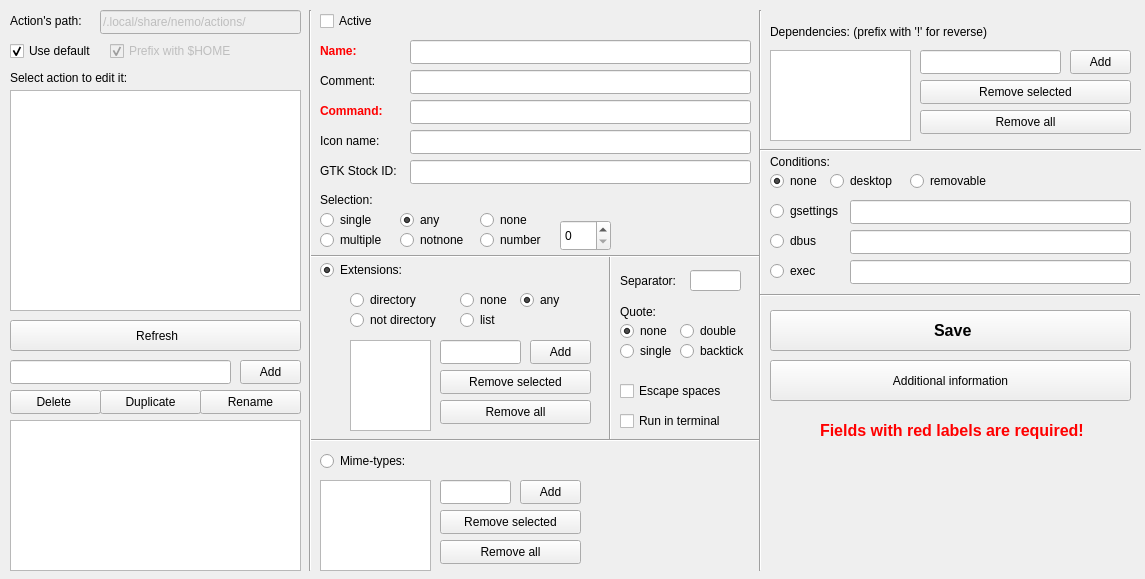
<?xml version="1.0" encoding="UTF-8"?>
<ui version="4.0">
 <class>MainWindow</class>
 <widget class="QMainWindow" name="MainWindow">
  <property name="geometry">
   <rect>
    <x>0</x>
    <y>0</y>
    <width>1145</width>
    <height>579</height>
   </rect>
  </property>
  <property name="sizePolicy">
   <sizepolicy hsizetype="Fixed" vsizetype="Fixed">
    <horstretch>0</horstretch>
    <verstretch>0</verstretch>
   </sizepolicy>
  </property>
  <property name="minimumSize">
   <size>
    <width>1145</width>
    <height>579</height>
   </size>
  </property>
  <property name="maximumSize">
   <size>
    <width>1145</width>
    <height>579</height>
   </size>
  </property>
  <property name="windowTitle">
   <string notr="true">Nemo Action Editor</string>
  </property>
  <property name="windowIcon">
   <iconset resource="resources.qrc">
    <normaloff>:/images/nemo-settings.png</normaloff>:/images/nemo-settings.png</iconset>
  </property>
  <property name="toolTip">
   <string>Help tooltip</string>
  </property>
  <property name="toolTipDuration">
   <number>10</number>
  </property>
  <widget class="QWidget" name="centralwidget">
   <widget class="QPushButton" name="pushButton">
    <property name="geometry">
     <rect>
      <x>10</x>
      <y>320</y>
      <width>291</width>
      <height>31</height>
     </rect>
    </property>
    <property name="text">
     <string> Refresh</string>
    </property>
    <property name="icon">
     <iconset resource="resources.qrc">
      <normaloff>:/images/refresh.png</normaloff>:/images/refresh.png</iconset>
    </property>
    <property name="iconSize">
     <size>
      <width>22</width>
      <height>22</height>
     </size>
    </property>
   </widget>
   <widget class="QListWidget" name="action_list">
    <property name="geometry">
     <rect>
      <x>10</x>
      <y>90</y>
      <width>291</width>
      <height>221</height>
     </rect>
    </property>
   </widget>
   <widget class="QLabel" name="label">
    <property name="geometry">
     <rect>
      <x>10</x>
      <y>70</y>
      <width>161</width>
      <height>16</height>
     </rect>
    </property>
    <property name="text">
     <string>Select action to edit it:</string>
    </property>
   </widget>
   <widget class="QCheckBox" name="check_active">
    <property name="geometry">
     <rect>
      <x>320</x>
      <y>10</y>
      <width>83</width>
      <height>22</height>
     </rect>
    </property>
    <property name="text">
     <string>Active</string>
    </property>
   </widget>
   <widget class="QLineEdit" name="input_create_name">
    <property name="geometry">
     <rect>
      <x>10</x>
      <y>360</y>
      <width>221</width>
      <height>24</height>
     </rect>
    </property>
   </widget>
   <widget class="QPushButton" name="button_add">
    <property name="geometry">
     <rect>
      <x>240</x>
      <y>360</y>
      <width>61</width>
      <height>24</height>
     </rect>
    </property>
    <property name="text">
     <string>Add</string>
    </property>
    <property name="icon">
     <iconset>
      <normaloff>plus.png</normaloff>plus.png</iconset>
    </property>
   </widget>
   <widget class="QPushButton" name="button_delete_selected_action">
    <property name="geometry">
     <rect>
      <x>10</x>
      <y>390</y>
      <width>91</width>
      <height>24</height>
     </rect>
    </property>
    <property name="text">
     <string>Delete </string>
    </property>
    <property name="icon">
     <iconset resource="resources.qrc">
      <normaloff>:/images/delete.png</normaloff>:/images/delete.png</iconset>
    </property>
   </widget>
   <widget class="QPushButton" name="button_duplicate_selected_action">
    <property name="geometry">
     <rect>
      <x>100</x>
      <y>390</y>
      <width>101</width>
      <height>24</height>
     </rect>
    </property>
    <property name="text">
     <string>Duplicate</string>
    </property>
    <property name="icon">
     <iconset resource="resources.qrc">
      <normaloff>:/images/copy.png</normaloff>:/images/copy.png</iconset>
    </property>
   </widget>
   <widget class="QLineEdit" name="input_name">
    <property name="geometry">
     <rect>
      <x>410</x>
      <y>40</y>
      <width>341</width>
      <height>24</height>
     </rect>
    </property>
   </widget>
   <widget class="QLineEdit" name="input_comment">
    <property name="geometry">
     <rect>
      <x>410</x>
      <y>70</y>
      <width>341</width>
      <height>24</height>
     </rect>
    </property>
   </widget>
   <widget class="QLineEdit" name="input_command">
    <property name="geometry">
     <rect>
      <x>410</x>
      <y>100</y>
      <width>341</width>
      <height>24</height>
     </rect>
    </property>
   </widget>
   <widget class="QLineEdit" name="input_icon_name">
    <property name="geometry">
     <rect>
      <x>410</x>
      <y>130</y>
      <width>341</width>
      <height>24</height>
     </rect>
    </property>
   </widget>
   <widget class="QRadioButton" name="radio_selection_single">
    <property name="geometry">
     <rect>
      <x>320</x>
      <y>210</y>
      <width>61</width>
      <height>20</height>
     </rect>
    </property>
    <property name="font">
     <font>
      <weight>50</weight>
      <bold>false</bold>
      <strikeout>false</strikeout>
     </font>
    </property>
    <property name="text">
     <string>single</string>
    </property>
    <attribute name="buttonGroup">
     <string notr="true">buttonGroup</string>
    </attribute>
   </widget>
   <widget class="QRadioButton" name="radio_selection_multiple">
    <property name="geometry">
     <rect>
      <x>320</x>
      <y>230</y>
      <width>71</width>
      <height>20</height>
     </rect>
    </property>
    <property name="font">
     <font>
      <weight>50</weight>
      <italic>false</italic>
      <bold>false</bold>
     </font>
    </property>
    <property name="text">
     <string>multiple</string>
    </property>
    <attribute name="buttonGroup">
     <string notr="true">buttonGroup</string>
    </attribute>
   </widget>
   <widget class="QRadioButton" name="radio_selection_any">
    <property name="enabled">
     <bool>true</bool>
    </property>
    <property name="geometry">
     <rect>
      <x>400</x>
      <y>210</y>
      <width>51</width>
      <height>20</height>
     </rect>
    </property>
    <property name="font">
     <font>
      <weight>50</weight>
      <bold>false</bold>
     </font>
    </property>
    <property name="acceptDrops">
     <bool>false</bool>
    </property>
    <property name="text">
     <string>any</string>
    </property>
    <property name="checked">
     <bool>true</bool>
    </property>
    <attribute name="buttonGroup">
     <string notr="true">buttonGroup</string>
    </attribute>
   </widget>
   <widget class="QRadioButton" name="radio_selection_notnone">
    <property name="geometry">
     <rect>
      <x>400</x>
      <y>230</y>
      <width>71</width>
      <height>20</height>
     </rect>
    </property>
    <property name="font">
     <font>
      <weight>50</weight>
      <bold>false</bold>
     </font>
    </property>
    <property name="text">
     <string>notnone</string>
    </property>
    <attribute name="buttonGroup">
     <string notr="true">buttonGroup</string>
    </attribute>
   </widget>
   <widget class="QRadioButton" name="radio_selection_none">
    <property name="geometry">
     <rect>
      <x>480</x>
      <y>210</y>
      <width>51</width>
      <height>20</height>
     </rect>
    </property>
    <property name="font">
     <font>
      <weight>50</weight>
      <bold>false</bold>
     </font>
    </property>
    <property name="text">
     <string>none</string>
    </property>
    <attribute name="buttonGroup">
     <string notr="true">buttonGroup</string>
    </attribute>
   </widget>
   <widget class="QRadioButton" name="radio_selection_number">
    <property name="geometry">
     <rect>
      <x>480</x>
      <y>230</y>
      <width>71</width>
      <height>20</height>
     </rect>
    </property>
    <property name="font">
     <font>
      <weight>50</weight>
      <bold>false</bold>
     </font>
    </property>
    <property name="text">
     <string>number</string>
    </property>
    <attribute name="buttonGroup">
     <string notr="true">buttonGroup</string>
    </attribute>
   </widget>
   <widget class="QSpinBox" name="input_selection_number">
    <property name="geometry">
     <rect>
      <x>560</x>
      <y>220</y>
      <width>51</width>
      <height>31</height>
     </rect>
    </property>
   </widget>
   <widget class="QLineEdit" name="input_GTK_Stock_ID">
    <property name="geometry">
     <rect>
      <x>410</x>
      <y>160</y>
      <width>341</width>
      <height>24</height>
     </rect>
    </property>
   </widget>
   <widget class="QRadioButton" name="radio_extensions_directory">
    <property name="geometry">
     <rect>
      <x>350</x>
      <y>290</y>
      <width>81</width>
      <height>20</height>
     </rect>
    </property>
    <property name="text">
     <string>directory</string>
    </property>
    <attribute name="buttonGroup">
     <string notr="true">buttonGroup_2</string>
    </attribute>
   </widget>
   <widget class="QRadioButton" name="radio_extensions_none">
    <property name="geometry">
     <rect>
      <x>460</x>
      <y>290</y>
      <width>61</width>
      <height>20</height>
     </rect>
    </property>
    <property name="text">
     <string>none</string>
    </property>
    <attribute name="buttonGroup">
     <string notr="true">buttonGroup_2</string>
    </attribute>
   </widget>
   <widget class="QRadioButton" name="radio_extensions_not_directory">
    <property name="geometry">
     <rect>
      <x>350</x>
      <y>310</y>
      <width>100</width>
      <height>20</height>
     </rect>
    </property>
    <property name="text">
     <string>not directory</string>
    </property>
    <attribute name="buttonGroup">
     <string notr="true">buttonGroup_2</string>
    </attribute>
   </widget>
   <widget class="QRadioButton" name="radio_extensions_any">
    <property name="geometry">
     <rect>
      <x>520</x>
      <y>290</y>
      <width>51</width>
      <height>20</height>
     </rect>
    </property>
    <property name="text">
     <string>any</string>
    </property>
    <property name="checked">
     <bool>true</bool>
    </property>
    <attribute name="buttonGroup">
     <string notr="true">buttonGroup_2</string>
    </attribute>
   </widget>
   <widget class="QRadioButton" name="radio_extensions_list">
    <property name="geometry">
     <rect>
      <x>460</x>
      <y>310</y>
      <width>51</width>
      <height>20</height>
     </rect>
    </property>
    <property name="text">
     <string>list</string>
    </property>
    <attribute name="buttonGroup">
     <string notr="true">buttonGroup_2</string>
    </attribute>
   </widget>
   <widget class="QListWidget" name="list_extensions">
    <property name="geometry">
     <rect>
      <x>350</x>
      <y>340</y>
      <width>81</width>
      <height>91</height>
     </rect>
    </property>
   </widget>
   <widget class="QPushButton" name="button_extensions_add">
    <property name="geometry">
     <rect>
      <x>530</x>
      <y>340</y>
      <width>61</width>
      <height>24</height>
     </rect>
    </property>
    <property name="text">
     <string>Add</string>
    </property>
    <property name="icon">
     <iconset resource="resources.qrc">
      <normaloff>:/images/plus.png</normaloff>:/images/plus.png</iconset>
    </property>
   </widget>
   <widget class="QLineEdit" name="input_add_extensions_list">
    <property name="geometry">
     <rect>
      <x>440</x>
      <y>340</y>
      <width>81</width>
      <height>24</height>
     </rect>
    </property>
   </widget>
   <widget class="QPushButton" name="button_extensions_remove_selected">
    <property name="geometry">
     <rect>
      <x>440</x>
      <y>370</y>
      <width>151</width>
      <height>24</height>
     </rect>
    </property>
    <property name="text">
     <string>Remove selected</string>
    </property>
    <property name="icon">
     <iconset resource="resources.qrc">
      <normaloff>:/images/minus.png</normaloff>:/images/minus.png</iconset>
    </property>
   </widget>
   <widget class="QPushButton" name="button_extensions_remove_all">
    <property name="geometry">
     <rect>
      <x>440</x>
      <y>400</y>
      <width>151</width>
      <height>24</height>
     </rect>
    </property>
    <property name="text">
     <string>Remove all</string>
    </property>
    <property name="icon">
     <iconset resource="resources.qrc">
      <normaloff>:/images/delete.png</normaloff>:/images/delete.png</iconset>
    </property>
   </widget>
   <widget class="QRadioButton" name="radio_extensions">
    <property name="geometry">
     <rect>
      <x>320</x>
      <y>260</y>
      <width>100</width>
      <height>20</height>
     </rect>
    </property>
    <property name="text">
     <string>Extensions:</string>
    </property>
    <property name="checked">
     <bool>true</bool>
    </property>
    <attribute name="buttonGroup">
     <string notr="true">buttonGroup_3</string>
    </attribute>
   </widget>
   <widget class="QRadioButton" name="radio_minetypes">
    <property name="geometry">
     <rect>
      <x>320</x>
      <y>450</y>
      <width>100</width>
      <height>22</height>
     </rect>
    </property>
    <property name="text">
     <string>Mime-types:</string>
    </property>
    <attribute name="buttonGroup">
     <string notr="true">buttonGroup_3</string>
    </attribute>
   </widget>
   <widget class="QListWidget" name="list_mimetypes">
    <property name="geometry">
     <rect>
      <x>320</x>
      <y>480</y>
      <width>111</width>
      <height>91</height>
     </rect>
    </property>
   </widget>
   <widget class="QLineEdit" name="input_add_mimetypes_list">
    <property name="geometry">
     <rect>
      <x>440</x>
      <y>480</y>
      <width>71</width>
      <height>24</height>
     </rect>
    </property>
   </widget>
   <widget class="QPushButton" name="button_mimetypes_add">
    <property name="geometry">
     <rect>
      <x>520</x>
      <y>480</y>
      <width>61</width>
      <height>24</height>
     </rect>
    </property>
    <property name="text">
     <string>Add</string>
    </property>
    <property name="icon">
     <iconset resource="resources.qrc">
      <normaloff>:/images/plus.png</normaloff>:/images/plus.png</iconset>
    </property>
   </widget>
   <widget class="QPushButton" name="button_mimetypes_remove_selected">
    <property name="geometry">
     <rect>
      <x>440</x>
      <y>510</y>
      <width>141</width>
      <height>24</height>
     </rect>
    </property>
    <property name="text">
     <string>Remove selected</string>
    </property>
    <property name="icon">
     <iconset resource="resources.qrc">
      <normaloff>:/images/minus.png</normaloff>:/images/minus.png</iconset>
    </property>
   </widget>
   <widget class="QPushButton" name="button_mimetypes_remove_all">
    <property name="geometry">
     <rect>
      <x>440</x>
      <y>540</y>
      <width>141</width>
      <height>24</height>
     </rect>
    </property>
    <property name="text">
     <string>Remove all</string>
    </property>
    <property name="icon">
     <iconset resource="resources.qrc">
      <normaloff>:/images/delete.png</normaloff>:/images/delete.png</iconset>
    </property>
   </widget>
   <widget class="QPushButton" name="button_dependencies_remove_selected">
    <property name="geometry">
     <rect>
      <x>920</x>
      <y>80</y>
      <width>211</width>
      <height>24</height>
     </rect>
    </property>
    <property name="text">
     <string>Remove selected</string>
    </property>
    <property name="icon">
     <iconset resource="resources.qrc">
      <normaloff>:/images/minus.png</normaloff>:/images/minus.png</iconset>
    </property>
   </widget>
   <widget class="QListWidget" name="list_dependencies">
    <property name="geometry">
     <rect>
      <x>770</x>
      <y>50</y>
      <width>141</width>
      <height>91</height>
     </rect>
    </property>
   </widget>
   <widget class="QLineEdit" name="input_add_dependencies_list">
    <property name="geometry">
     <rect>
      <x>920</x>
      <y>50</y>
      <width>141</width>
      <height>24</height>
     </rect>
    </property>
   </widget>
   <widget class="QPushButton" name="button_dependencies_add">
    <property name="geometry">
     <rect>
      <x>1070</x>
      <y>50</y>
      <width>61</width>
      <height>24</height>
     </rect>
    </property>
    <property name="text">
     <string>Add</string>
    </property>
    <property name="icon">
     <iconset resource="resources.qrc">
      <normaloff>:/images/plus.png</normaloff>:/images/plus.png</iconset>
    </property>
   </widget>
   <widget class="QPushButton" name="button_dependencies_remove_all">
    <property name="geometry">
     <rect>
      <x>920</x>
      <y>110</y>
      <width>211</width>
      <height>24</height>
     </rect>
    </property>
    <property name="text">
     <string>Remove all</string>
    </property>
    <property name="icon">
     <iconset resource="resources.qrc">
      <normaloff>:/images/delete.png</normaloff>:/images/delete.png</iconset>
    </property>
   </widget>
   <widget class="QRadioButton" name="radio_conditions_desktop">
    <property name="geometry">
     <rect>
      <x>830</x>
      <y>170</y>
      <width>71</width>
      <height>22</height>
     </rect>
    </property>
    <property name="text">
     <string>desktop</string>
    </property>
    <attribute name="buttonGroup">
     <string notr="true">buttonGroup_4</string>
    </attribute>
   </widget>
   <widget class="QRadioButton" name="radio_conditions_removable">
    <property name="geometry">
     <rect>
      <x>910</x>
      <y>170</y>
      <width>91</width>
      <height>22</height>
     </rect>
    </property>
    <property name="text">
     <string>removable</string>
    </property>
    <attribute name="buttonGroup">
     <string notr="true">buttonGroup_4</string>
    </attribute>
   </widget>
   <widget class="QRadioButton" name="radio_conditions_gsettings">
    <property name="geometry">
     <rect>
      <x>770</x>
      <y>200</y>
      <width>100</width>
      <height>22</height>
     </rect>
    </property>
    <property name="text">
     <string>gsettings</string>
    </property>
    <attribute name="buttonGroup">
     <string notr="true">buttonGroup_4</string>
    </attribute>
   </widget>
   <widget class="QLineEdit" name="input_conditions_gsettings">
    <property name="geometry">
     <rect>
      <x>850</x>
      <y>200</y>
      <width>281</width>
      <height>24</height>
     </rect>
    </property>
   </widget>
   <widget class="QRadioButton" name="radio_conditions_dbus">
    <property name="geometry">
     <rect>
      <x>770</x>
      <y>230</y>
      <width>61</width>
      <height>22</height>
     </rect>
    </property>
    <property name="text">
     <string>dbus</string>
    </property>
    <attribute name="buttonGroup">
     <string notr="true">buttonGroup_4</string>
    </attribute>
   </widget>
   <widget class="QLineEdit" name="input_conditions_dbus">
    <property name="geometry">
     <rect>
      <x>850</x>
      <y>230</y>
      <width>281</width>
      <height>24</height>
     </rect>
    </property>
   </widget>
   <widget class="QRadioButton" name="radio_conditions_exec">
    <property name="geometry">
     <rect>
      <x>770</x>
      <y>260</y>
      <width>51</width>
      <height>22</height>
     </rect>
    </property>
    <property name="text">
     <string>exec</string>
    </property>
    <attribute name="buttonGroup">
     <string notr="true">buttonGroup_4</string>
    </attribute>
   </widget>
   <widget class="QLineEdit" name="input_conditions_exec">
    <property name="geometry">
     <rect>
      <x>850</x>
      <y>260</y>
      <width>281</width>
      <height>24</height>
     </rect>
    </property>
   </widget>
   <widget class="QLabel" name="label_30">
    <property name="geometry">
     <rect>
      <x>820</x>
      <y>420</y>
      <width>271</width>
      <height>21</height>
     </rect>
    </property>
    <property name="font">
     <font>
      <pointsize>12</pointsize>
      <weight>75</weight>
      <bold>true</bold>
     </font>
    </property>
    <property name="layoutDirection">
     <enum>Qt::LeftToRight</enum>
    </property>
    <property name="styleSheet">
     <string notr="true">color: red;
</string>
    </property>
    <property name="text">
     <string>Fields with red labels are required!</string>
    </property>
   </widget>
   <widget class="QLineEdit" name="input_separator">
    <property name="geometry">
     <rect>
      <x>690</x>
      <y>270</y>
      <width>51</width>
      <height>21</height>
     </rect>
    </property>
   </widget>
   <widget class="QRadioButton" name="radio_quote_none">
    <property name="geometry">
     <rect>
      <x>620</x>
      <y>320</y>
      <width>61</width>
      <height>22</height>
     </rect>
    </property>
    <property name="text">
     <string>none</string>
    </property>
    <property name="checked">
     <bool>true</bool>
    </property>
    <attribute name="buttonGroup">
     <string notr="true">buttonGroup_5</string>
    </attribute>
   </widget>
   <widget class="QRadioButton" name="radio_quote_single">
    <property name="geometry">
     <rect>
      <x>620</x>
      <y>340</y>
      <width>61</width>
      <height>22</height>
     </rect>
    </property>
    <property name="text">
     <string>single</string>
    </property>
    <attribute name="buttonGroup">
     <string notr="true">buttonGroup_5</string>
    </attribute>
   </widget>
   <widget class="QRadioButton" name="radio_quote_double">
    <property name="geometry">
     <rect>
      <x>680</x>
      <y>320</y>
      <width>71</width>
      <height>22</height>
     </rect>
    </property>
    <property name="text">
     <string>double</string>
    </property>
    <attribute name="buttonGroup">
     <string notr="true">buttonGroup_5</string>
    </attribute>
   </widget>
   <widget class="QRadioButton" name="radio_quote_backtick">
    <property name="geometry">
     <rect>
      <x>680</x>
      <y>340</y>
      <width>81</width>
      <height>22</height>
     </rect>
    </property>
    <property name="text">
     <string>backtick</string>
    </property>
    <attribute name="buttonGroup">
     <string notr="true">buttonGroup_5</string>
    </attribute>
   </widget>
   <widget class="QRadioButton" name="radio_conditions_none">
    <property name="geometry">
     <rect>
      <x>770</x>
      <y>170</y>
      <width>61</width>
      <height>22</height>
     </rect>
    </property>
    <property name="text">
     <string>none</string>
    </property>
    <property name="checked">
     <bool>true</bool>
    </property>
    <attribute name="buttonGroup">
     <string notr="true">buttonGroup_4</string>
    </attribute>
   </widget>
   <widget class="QCheckBox" name="check_escape_spaces">
    <property name="geometry">
     <rect>
      <x>620</x>
      <y>380</y>
      <width>111</width>
      <height>22</height>
     </rect>
    </property>
    <property name="text">
     <string>Escape spaces</string>
    </property>
   </widget>
   <widget class="QCheckBox" name="check_run_in_terminal">
    <property name="geometry">
     <rect>
      <x>620</x>
      <y>410</y>
      <width>111</width>
      <height>22</height>
     </rect>
    </property>
    <property name="text">
     <string>Run in terminal</string>
    </property>
   </widget>
   <widget class="QLabel" name="label_33">
    <property name="geometry">
     <rect>
      <x>10</x>
      <y>10</y>
      <width>81</width>
      <height>21</height>
     </rect>
    </property>
    <property name="text">
     <string>Action's path:</string>
    </property>
   </widget>
   <widget class="QLineEdit" name="input_path">
    <property name="enabled">
     <bool>false</bool>
    </property>
    <property name="geometry">
     <rect>
      <x>100</x>
      <y>10</y>
      <width>201</width>
      <height>24</height>
     </rect>
    </property>
    <property name="text">
     <string>/.local/share/nemo/actions/</string>
    </property>
   </widget>
   <widget class="QCheckBox" name="check_path_default">
    <property name="geometry">
     <rect>
      <x>10</x>
      <y>40</y>
      <width>91</width>
      <height>22</height>
     </rect>
    </property>
    <property name="text">
     <string>Use default</string>
    </property>
    <property name="checked">
     <bool>true</bool>
    </property>
   </widget>
   <widget class="QCheckBox" name="check_path_prefix">
    <property name="enabled">
     <bool>false</bool>
    </property>
    <property name="geometry">
     <rect>
      <x>110</x>
      <y>40</y>
      <width>141</width>
      <height>22</height>
     </rect>
    </property>
    <property name="text">
     <string>Prefix with $HOME</string>
    </property>
    <property name="checked">
     <bool>true</bool>
    </property>
   </widget>
   <widget class="QPushButton" name="button_save">
    <property name="geometry">
     <rect>
      <x>770</x>
      <y>310</y>
      <width>361</width>
      <height>41</height>
     </rect>
    </property>
    <property name="font">
     <font>
      <pointsize>12</pointsize>
      <weight>75</weight>
      <bold>true</bold>
     </font>
    </property>
    <property name="text">
     <string> Save</string>
    </property>
    <property name="iconSize">
     <size>
      <width>22</width>
      <height>22</height>
     </size>
    </property>
   </widget>
   <widget class="QTextEdit" name="log">
    <property name="geometry">
     <rect>
      <x>10</x>
      <y>420</y>
      <width>291</width>
      <height>151</height>
     </rect>
    </property>
    <property name="readOnly">
     <bool>true</bool>
    </property>
   </widget>
   <widget class="QPushButton" name="button_rename">
    <property name="geometry">
     <rect>
      <x>200</x>
      <y>390</y>
      <width>101</width>
      <height>24</height>
     </rect>
    </property>
    <property name="text">
     <string>Rename</string>
    </property>
    <property name="icon">
     <iconset resource="resources.qrc">
      <normaloff>:/images/rename.png</normaloff>:/images/rename.png</iconset>
    </property>
   </widget>
   <widget class="QPushButton" name="label_comment">
    <property name="geometry">
     <rect>
      <x>320</x>
      <y>70</y>
      <width>81</width>
      <height>21</height>
     </rect>
    </property>
    <property name="styleSheet">
     <string notr="true">border: none;
background-color: none;
text-align: left;</string>
    </property>
    <property name="text">
     <string>Comment:</string>
    </property>
   </widget>
   <widget class="QPushButton" name="label_name">
    <property name="geometry">
     <rect>
      <x>320</x>
      <y>40</y>
      <width>80</width>
      <height>21</height>
     </rect>
    </property>
    <property name="styleSheet">
     <string notr="true">border: none;
background-color: none;
color: red;
text-align: left;
font-weight: 900;</string>
    </property>
    <property name="text">
     <string>Name:</string>
    </property>
   </widget>
   <widget class="QPushButton" name="label_command">
    <property name="geometry">
     <rect>
      <x>320</x>
      <y>100</y>
      <width>80</width>
      <height>21</height>
     </rect>
    </property>
    <property name="styleSheet">
     <string notr="true">border: none;
background-color: none;
color: red;
text-align: left;
font-weight: 900;</string>
    </property>
    <property name="text">
     <string>Command:</string>
    </property>
   </widget>
   <widget class="QPushButton" name="label_icon_name">
    <property name="geometry">
     <rect>
      <x>320</x>
      <y>130</y>
      <width>80</width>
      <height>21</height>
     </rect>
    </property>
    <property name="styleSheet">
     <string notr="true">border: none;
background-color: none;
text-align: left;</string>
    </property>
    <property name="text">
     <string>Icon name:</string>
    </property>
   </widget>
   <widget class="QPushButton" name="label_gtk_stock_id">
    <property name="geometry">
     <rect>
      <x>320</x>
      <y>160</y>
      <width>91</width>
      <height>21</height>
     </rect>
    </property>
    <property name="styleSheet">
     <string notr="true">border: none;
background-color: none;
text-align: left;</string>
    </property>
    <property name="text">
     <string>GTK Stock ID:</string>
    </property>
   </widget>
   <widget class="QPushButton" name="label_separator">
    <property name="geometry">
     <rect>
      <x>620</x>
      <y>270</y>
      <width>71</width>
      <height>21</height>
     </rect>
    </property>
    <property name="styleSheet">
     <string notr="true">border: none;
background-color: none;
text-align: left;</string>
    </property>
    <property name="text">
     <string>Separator:</string>
    </property>
   </widget>
   <widget class="QPushButton" name="label_quote">
    <property name="geometry">
     <rect>
      <x>620</x>
      <y>300</y>
      <width>51</width>
      <height>24</height>
     </rect>
    </property>
    <property name="styleSheet">
     <string notr="true">border: none;
background-color: none;
color: black;
text-align: left;</string>
    </property>
    <property name="text">
     <string>Quote:</string>
    </property>
   </widget>
   <widget class="QPushButton" name="label_dependencies">
    <property name="geometry">
     <rect>
      <x>770</x>
      <y>20</y>
      <width>251</width>
      <height>24</height>
     </rect>
    </property>
    <property name="styleSheet">
     <string notr="true">
background-color: none;
border: none;
text-align: left;</string>
    </property>
    <property name="text">
     <string>Dependencies: (prefix with '!' for reverse)</string>
    </property>
   </widget>
   <widget class="QPushButton" name="label_conditions">
    <property name="geometry">
     <rect>
      <x>770</x>
      <y>150</y>
      <width>80</width>
      <height>24</height>
     </rect>
    </property>
    <property name="styleSheet">
     <string notr="true">
background-color: none;
border: none;
text-align: left;</string>
    </property>
    <property name="text">
     <string>Conditions:</string>
    </property>
   </widget>
   <widget class="QPushButton" name="label_extensions">
    <property name="geometry">
     <rect>
      <x>420</x>
      <y>260</y>
      <width>20</width>
      <height>20</height>
     </rect>
    </property>
    <property name="styleSheet">
     <string notr="true">border: none;
background-color: none;</string>
    </property>
    <property name="text">
     <string/>
    </property>
    <property name="icon">
     <iconset resource="resources.qrc">
      <normaloff>:/images/help.png</normaloff>:/images/help.png</iconset>
    </property>
    <property name="iconSize">
     <size>
      <width>15</width>
      <height>15</height>
     </size>
    </property>
   </widget>
   <widget class="QPushButton" name="label_selection">
    <property name="geometry">
     <rect>
      <x>320</x>
      <y>190</y>
      <width>80</width>
      <height>20</height>
     </rect>
    </property>
    <property name="styleSheet">
     <string notr="true">border: none;
background-color: none;
text-align: left;</string>
    </property>
    <property name="text">
     <string>Selection:</string>
    </property>
   </widget>
   <widget class="QPushButton" name="label_mimetypes">
    <property name="geometry">
     <rect>
      <x>420</x>
      <y>450</y>
      <width>20</width>
      <height>20</height>
     </rect>
    </property>
    <property name="styleSheet">
     <string notr="true">border: none;
background-color: none;</string>
    </property>
    <property name="text">
     <string/>
    </property>
    <property name="icon">
     <iconset resource="resources.qrc">
      <normaloff>:/images/help.png</normaloff>:/images/help.png</iconset>
    </property>
    <property name="iconSize">
     <size>
      <width>15</width>
      <height>15</height>
     </size>
    </property>
   </widget>
   <widget class="QPushButton" name="label_escape_spaces">
    <property name="geometry">
     <rect>
      <x>730</x>
      <y>380</y>
      <width>20</width>
      <height>20</height>
     </rect>
    </property>
    <property name="styleSheet">
     <string notr="true">border: none;
background-color: none;</string>
    </property>
    <property name="text">
     <string/>
    </property>
    <property name="icon">
     <iconset resource="resources.qrc">
      <normaloff>:/images/help.png</normaloff>:/images/help.png</iconset>
    </property>
    <property name="iconSize">
     <size>
      <width>15</width>
      <height>15</height>
     </size>
    </property>
   </widget>
   <widget class="QPushButton" name="label_run_in_terminal">
    <property name="geometry">
     <rect>
      <x>730</x>
      <y>410</y>
      <width>20</width>
      <height>20</height>
     </rect>
    </property>
    <property name="styleSheet">
     <string notr="true">border: none;
background-color: none;</string>
    </property>
    <property name="text">
     <string/>
    </property>
    <property name="icon">
     <iconset resource="resources.qrc">
      <normaloff>:/images/help.png</normaloff>:/images/help.png</iconset>
    </property>
    <property name="iconSize">
     <size>
      <width>15</width>
      <height>15</height>
     </size>
    </property>
   </widget>
   <widget class="Line" name="line">
    <property name="geometry">
     <rect>
      <x>600</x>
      <y>256</y>
      <width>20</width>
      <height>185</height>
     </rect>
    </property>
    <property name="orientation">
     <enum>Qt::Vertical</enum>
    </property>
   </widget>
   <widget class="Line" name="line_2">
    <property name="geometry">
     <rect>
      <x>310</x>
      <y>241</y>
      <width>451</width>
      <height>31</height>
     </rect>
    </property>
    <property name="orientation">
     <enum>Qt::Horizontal</enum>
    </property>
   </widget>
   <widget class="Line" name="line_3">
    <property name="geometry">
     <rect>
      <x>750</x>
      <y>10</y>
      <width>20</width>
      <height>561</height>
     </rect>
    </property>
    <property name="orientation">
     <enum>Qt::Vertical</enum>
    </property>
   </widget>
   <widget class="Line" name="line_4">
    <property name="geometry">
     <rect>
      <x>300</x>
      <y>10</y>
      <width>20</width>
      <height>561</height>
     </rect>
    </property>
    <property name="orientation">
     <enum>Qt::Vertical</enum>
    </property>
   </widget>
   <widget class="Line" name="line_5">
    <property name="geometry">
     <rect>
      <x>310</x>
      <y>425</y>
      <width>451</width>
      <height>31</height>
     </rect>
    </property>
    <property name="orientation">
     <enum>Qt::Horizontal</enum>
    </property>
   </widget>
   <widget class="Line" name="line_7">
    <property name="geometry">
     <rect>
      <x>760</x>
      <y>140</y>
      <width>381</width>
      <height>21</height>
     </rect>
    </property>
    <property name="orientation">
     <enum>Qt::Horizontal</enum>
    </property>
   </widget>
   <widget class="Line" name="line_8">
    <property name="geometry">
     <rect>
      <x>760</x>
      <y>280</y>
      <width>380</width>
      <height>31</height>
     </rect>
    </property>
    <property name="orientation">
     <enum>Qt::Horizontal</enum>
    </property>
   </widget>
   <widget class="QPushButton" name="pushButton_2">
    <property name="geometry">
     <rect>
      <x>770</x>
      <y>360</y>
      <width>361</width>
      <height>41</height>
     </rect>
    </property>
    <property name="text">
     <string>Additional information</string>
    </property>
    <property name="icon">
     <iconset resource="resources.qrc">
      <normaloff>:/images/info.png</normaloff>:/images/info.png</iconset>
    </property>
    <property name="iconSize">
     <size>
      <width>22</width>
      <height>22</height>
     </size>
    </property>
   </widget>
   <widget class="QPushButton" name="button_sun">
    <property name="geometry">
     <rect>
      <x>870</x>
      <y>470</y>
      <width>51</width>
      <height>51</height>
     </rect>
    </property>
    <property name="styleSheet">
     <string notr="true">background-color: none;
border: none;</string>
    </property>
    <property name="text">
     <string/>
    </property>
    <property name="icon">
     <iconset resource="resources.qrc">
      <normaloff>:/images/sun-black.png</normaloff>:/images/sun-black.png</iconset>
    </property>
    <property name="iconSize">
     <size>
      <width>32</width>
      <height>32</height>
     </size>
    </property>
   </widget>
   <widget class="QPushButton" name="button_moon">
    <property name="geometry">
     <rect>
      <x>930</x>
      <y>470</y>
      <width>51</width>
      <height>51</height>
     </rect>
    </property>
    <property name="styleSheet">
     <string notr="true">background-color: none;
border: none;</string>
    </property>
    <property name="text">
     <string/>
    </property>
    <property name="icon">
     <iconset resource="resources.qrc">
      <normaloff>:/images/moon-black.png</normaloff>:/images/moon-black.png</iconset>
    </property>
    <property name="iconSize">
     <size>
      <width>32</width>
      <height>32</height>
     </size>
    </property>
   </widget>
   <widget class="QPushButton" name="button_hacker">
    <property name="geometry">
     <rect>
      <x>990</x>
      <y>470</y>
      <width>51</width>
      <height>51</height>
     </rect>
    </property>
    <property name="styleSheet">
     <string notr="true">background-color: none;
border: none;</string>
    </property>
    <property name="text">
     <string/>
    </property>
    <property name="icon">
     <iconset resource="resources.qrc">
      <normaloff>:/images/hacker-black</normaloff>:/images/hacker-black</iconset>
    </property>
    <property name="iconSize">
     <size>
      <width>32</width>
      <height>32</height>
     </size>
    </property>
   </widget>
   <zorder>line</zorder>
   <zorder>line_5</zorder>
   <zorder>pushButton</zorder>
   <zorder>action_list</zorder>
   <zorder>label</zorder>
   <zorder>check_active</zorder>
   <zorder>input_create_name</zorder>
   <zorder>button_add</zorder>
   <zorder>button_delete_selected_action</zorder>
   <zorder>button_duplicate_selected_action</zorder>
   <zorder>input_name</zorder>
   <zorder>input_comment</zorder>
   <zorder>input_command</zorder>
   <zorder>input_icon_name</zorder>
   <zorder>radio_selection_single</zorder>
   <zorder>radio_selection_multiple</zorder>
   <zorder>radio_selection_any</zorder>
   <zorder>radio_selection_notnone</zorder>
   <zorder>radio_selection_none</zorder>
   <zorder>radio_selection_number</zorder>
   <zorder>input_selection_number</zorder>
   <zorder>input_GTK_Stock_ID</zorder>
   <zorder>radio_extensions_directory</zorder>
   <zorder>radio_extensions_none</zorder>
   <zorder>radio_extensions_not_directory</zorder>
   <zorder>radio_extensions_any</zorder>
   <zorder>radio_extensions_list</zorder>
   <zorder>list_extensions</zorder>
   <zorder>button_extensions_add</zorder>
   <zorder>input_add_extensions_list</zorder>
   <zorder>button_extensions_remove_selected</zorder>
   <zorder>button_extensions_remove_all</zorder>
   <zorder>radio_extensions</zorder>
   <zorder>radio_minetypes</zorder>
   <zorder>list_mimetypes</zorder>
   <zorder>input_add_mimetypes_list</zorder>
   <zorder>button_mimetypes_add</zorder>
   <zorder>button_mimetypes_remove_selected</zorder>
   <zorder>button_mimetypes_remove_all</zorder>
   <zorder>button_dependencies_remove_selected</zorder>
   <zorder>list_dependencies</zorder>
   <zorder>input_add_dependencies_list</zorder>
   <zorder>button_dependencies_add</zorder>
   <zorder>button_dependencies_remove_all</zorder>
   <zorder>radio_conditions_desktop</zorder>
   <zorder>radio_conditions_removable</zorder>
   <zorder>radio_conditions_gsettings</zorder>
   <zorder>input_conditions_gsettings</zorder>
   <zorder>radio_conditions_dbus</zorder>
   <zorder>input_conditions_dbus</zorder>
   <zorder>radio_conditions_exec</zorder>
   <zorder>input_conditions_exec</zorder>
   <zorder>label_30</zorder>
   <zorder>input_separator</zorder>
   <zorder>radio_quote_none</zorder>
   <zorder>radio_quote_single</zorder>
   <zorder>radio_quote_double</zorder>
   <zorder>radio_quote_backtick</zorder>
   <zorder>radio_conditions_none</zorder>
   <zorder>check_escape_spaces</zorder>
   <zorder>check_run_in_terminal</zorder>
   <zorder>label_33</zorder>
   <zorder>input_path</zorder>
   <zorder>check_path_default</zorder>
   <zorder>check_path_prefix</zorder>
   <zorder>button_save</zorder>
   <zorder>log</zorder>
   <zorder>button_rename</zorder>
   <zorder>label_comment</zorder>
   <zorder>label_name</zorder>
   <zorder>label_command</zorder>
   <zorder>label_icon_name</zorder>
   <zorder>label_gtk_stock_id</zorder>
   <zorder>label_separator</zorder>
   <zorder>label_quote</zorder>
   <zorder>label_dependencies</zorder>
   <zorder>label_conditions</zorder>
   <zorder>label_extensions</zorder>
   <zorder>label_selection</zorder>
   <zorder>label_mimetypes</zorder>
   <zorder>label_escape_spaces</zorder>
   <zorder>label_run_in_terminal</zorder>
   <zorder>line_2</zorder>
   <zorder>line_3</zorder>
   <zorder>line_4</zorder>
   <zorder>line_7</zorder>
   <zorder>line_8</zorder>
   <zorder>pushButton_2</zorder>
   <zorder>button_sun</zorder>
   <zorder>button_moon</zorder>
   <zorder>button_hacker</zorder>
  </widget>
 </widget>
 <resources>
  <include location="resources.qrc"/>
 </resources>
 <connections/>
 <slots>
  <signal>refreshList()</signal>
 </slots>
 <buttongroups>
  <buttongroup name="buttonGroup"/>
  <buttongroup name="buttonGroup_2"/>
  <buttongroup name="buttonGroup_4"/>
  <buttongroup name="buttonGroup_5"/>
  <buttongroup name="buttonGroup_3"/>
 </buttongroups>
</ui>
